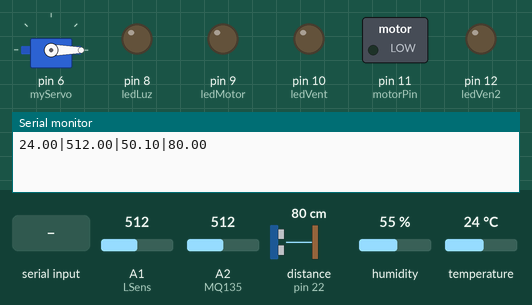
Simulated run of this sketch. Board: Arduino Mega 2560, built with avr-gcc and run on an emulated ATmega2560. On the bench: servo, switched loads named in the sketch (green lamp = pin HIGH), output pins drawn as LEDs (lit = HIGH), the last lines printed to the serial monitor. Wiring (inferred from the names in the program): ultrasonic range finder: trigger pin 23; echo pin 22. Inputs (shaded band) come from the test bench; at power-on: A1 (LSens) = 512, A2 (MQ135) = 512, distance to the obstacle (sensor on pin 22) 80 cm, humidity 55 %, temperature 24 °C. The echo pulse lasts 58.3 µs per cm; pins used as bus, display or sensor lines are not drawn.

Above: at 2.9 s.
3.0 s: "S16\n" received over Serial
At 4.2 s:
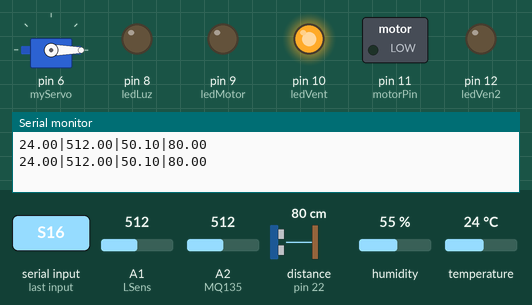
12.5 s: "S2\n" received over Serial
At 13.7 s:
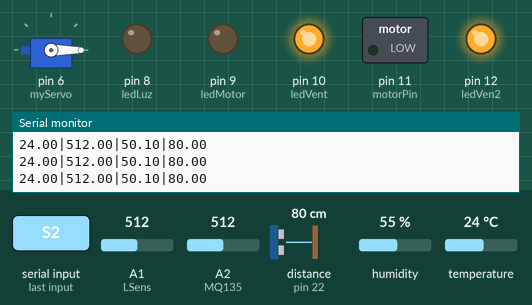
14.0 s: "1\n" received over Serial
At 14.8 s:
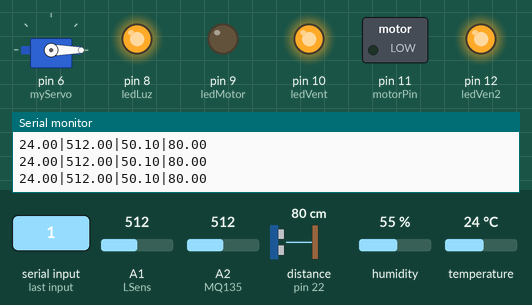
15.5 s: "S16\n" received over Serial
At 16.6 s:
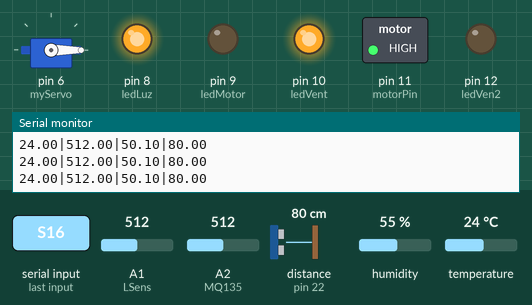
25.4 s: "0\n" received over Serial
At 29.8 s:
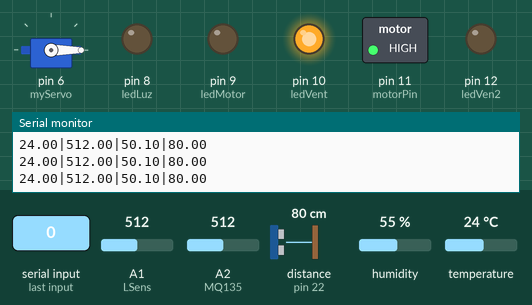
35.3 s: "S2\n" received over Serial
At 36.7 s:
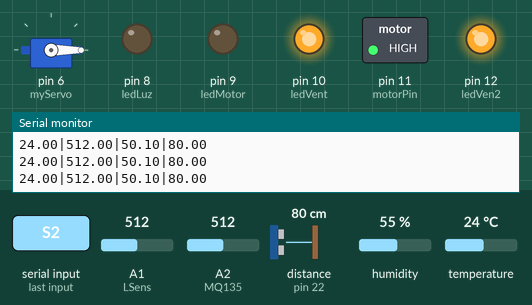
Timing chart, 0 to 38.5 s (numbered marks = the images above; inputs shaded):
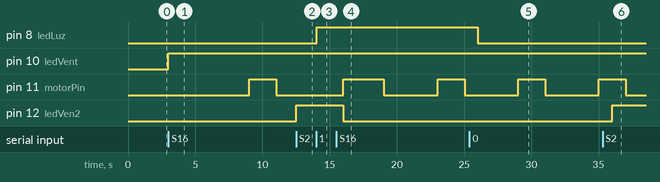

Measured:
- after the input at 3.0 s, pin 10 (ledVent): LOW → HIGH at once; pin 11 (motorPin): LOW → HIGH after 6.0 s, → LOW 2.0 s later
- after the input at 12.5 s, pin 12 (ledVen2): LOW → HIGH at once
- after the input at 14.0 s, pin 8 (ledLuz): LOW → HIGH at once
- after the input at 15.5 s, pin 11 (motorPin): LOW → HIGH after 0.51 s, → LOW 3.0 s later, → HIGH 4.0 s later, → LOW 2.0 s later; pin 12 (ledVen2): HIGH → LOW after 0.51 s
- after the input at 25.4 s, pin 8 (ledLuz): HIGH → LOW after 0.63 s
- after the input at 35.3 s, pin 12 (ledVen2): LOW → HIGH after 0.71 s

The sketch:

sketch_sep23a.ino
```cpp
#include <Servo.h>

#include <SoftwareSerial.h>

#include <DHT.h>

#define DHTPIN 4
#define DHTYPE DHT11

#define MQ135 A2

#define LSens A1

#define pingP 23
#define echoP 22

#define ledLuz 8
#define ledMotor 9
#define ledVent 10
#define ledVen2 12

#define motorPin 11

DHT dht(DHTPIN, DHTYPE);

int manejarVelocidad_step = 1000;
static unsigned long manejarVelocidad_last_time = 0;
bool current_is_on = false;
bool ventiladorEncendido = false;
bool velocidadAlta = false;

int request_step = 2000;
static unsigned long request_last_time = 0;

Servo myServo;
int PosInicial = 0;
int PosActual = 0;

char latestStateMot = '0';

void setup() {
  // put your setup code here, to run once:
  Serial.begin(9600);
  dht.begin();

  pinMode(echoP, INPUT);
  pinMode(pingP, OUTPUT);

  pinMode(ledLuz, OUTPUT);    // luz
  pinMode(ledMotor, OUTPUT);  // Motor
  pinMode(ledVent, OUTPUT);   // ventilacion
  pinMode(ledVen2, OUTPUT); // vent 2

  pinMode(motorPin, OUTPUT);  // motor ventilador

  myServo.attach(6);
  myServo.write(PosInicial);
}

void loop() {
  // put your main code here, to run repeatedly:
  manejarVelocidad();
  handleMain();
}


void handleMain() {
  unsigned long now = millis();
  if (now - request_last_time < request_step) return;
  request_last_time = now;

  handleSensors();
  handleActions();
}

void manejarVelocidad() {
  unsigned long now = millis();
  int dstep;

  if (!current_is_on) {
    //Serial.println("S4");
    dstep = manejarVelocidad_step * 2;
  } else {
    if (velocidadAlta) {
      //Serial.println("S16");
      dstep = manejarVelocidad_step * 16;
    } else {
      //Serial.println("S2");
      dstep = manejarVelocidad_step * 4;
    }
  }

  if (now - manejarVelocidad_last_time < dstep) return;
  manejarVelocidad_last_time = now;

  if (!ventiladorEncendido) return;


  if (!current_is_on) {
    //Serial.println("Vent OFF");
    digitalWrite(motorPin, LOW);  //original: HIGH
    current_is_on = true;
    return;
  }

  digitalWrite(motorPin, HIGH);  //original: LOW
  //Serial.println("Vent ON");
  current_is_on = false;
  return;
}


void apagarVentilador() {
  //Serial.println("Vent ON");
  digitalWrite(motorPin, HIGH);  //invertir? original: LOW
}

void handleSensors() {
  float t = leerTemperatura();
  float c = leerCO2();
  float l = leerLumen();
  float d = leerDistancia();

  if (!MedicionesValidas(t, l, c, d)) {
    //Serial.println("ERR");
    return;
  }

  String msg = "";
  msg.concat(t);
  msg.concat("|");
  msg.concat(c);
  msg.concat("|");
  msg.concat(l);
  msg.concat("|");
  msg.concat(d);
  Serial.println(msg);
}


void handleActions() {
  String res = Serial.readStringUntil('\n');
  char stateLuz = res.charAt(0);
  char stateVen = res.charAt(1);
  char stateMot = res.charAt(2);


  if (stateLuz == '1') {
    digitalWrite(ledLuz, HIGH);
  } else if (stateLuz == '0') {
    digitalWrite(ledLuz, LOW);
  }

  if (stateVen == '2') {
    velocidadAlta = true;
    ventiladorEncendido = true;
    digitalWrite(ledVent, HIGH);
    digitalWrite(ledVen2, HIGH);
  } else if (stateVen == '1') {
    velocidadAlta = false;
    ventiladorEncendido = true;
    digitalWrite(ledVent, HIGH);
    digitalWrite(ledVen2, LOW);
  } else if (stateVen == '0') {
    apagarVentilador();
    ventiladorEncendido = false;
    digitalWrite(ledVent, LOW);
    digitalWrite(ledVen2, LOW);
  }

  if (stateMot == '1') {
    if (latestStateMot != '1') {
      PosActual = Mover90grados();
    }
    latestStateMot = '1';
    digitalWrite(ledMotor, HIGH);
  } else if (stateMot == '0') {
    if (latestStateMot != '0') {
      MoverPosicionInicio(PosActual);
    }
    latestStateMot = '0';
    digitalWrite(ledMotor, LOW);
  }
}

float leerTemperatura() {
  return dht.readTemperature();
}

float leerCO2() {
  return analogRead(MQ135);
}

float leerLumen() {
  float lecturaSensor = analogRead(LSens);  // Leer el valor analógico del sensor
  float voltage = lecturaSensor * (5.0 / 1025) * 1000;
  float resistencia = 10000 * (voltage / (5000.0 - voltage));
  // Realizar la conversión utilizando una regla de tres simple para ajustar el rango leído al rango de lux
  float lux = (500.0 / resistencia) * 1000;
  return lux;
}

long microsecondsToCentimeters(long microseconds)  // method to covert microsec to centimeters
{
  return microseconds / 29 / 2;
}


float leerDistancia() {
  long duration, cm;

  digitalWrite(pingP, LOW);
  delayMicroseconds(2);

  digitalWrite(pingP, HIGH);
  delayMicroseconds(10);

  digitalWrite(pingP, LOW);

  duration = pulseIn(echoP, HIGH);           // using pulsin function to determine total time
  cm = microsecondsToCentimeters(duration);  // calling method

  return cm;
}

bool MedicionesValidas(float temperatura, float lumen, float co2, float dist) {
  // Verificar si alguna medición es NaN
  if (isnan(temperatura) || isnan(lumen) || isnan(co2) || isnan(dist)) {
    return false;
  }
  return true;
}

void MoverPosicionInicio(int actual) {
  for (int i = actual; i > 0; i--) {
    myServo.write(i);
    //delay(20);
  }
}

int Mover90grados() {
  for (int i = 0; i <= 180; i++) {
    myServo.write(i);
    //delay(20);
  }
  return 90;
}
```
